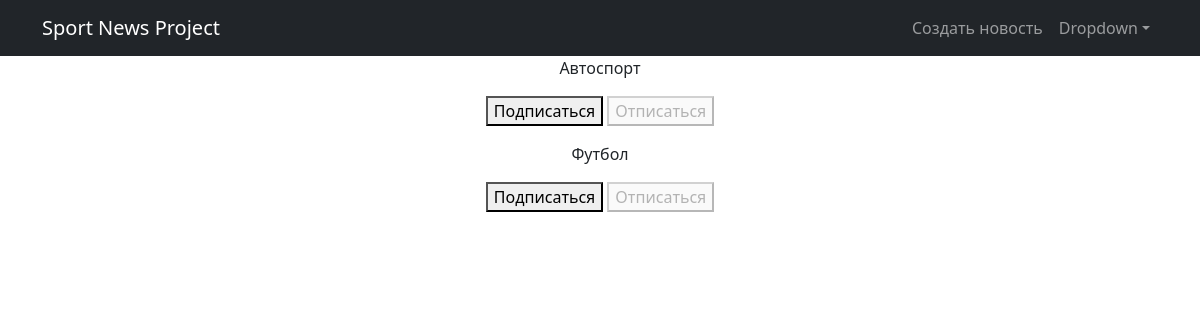
Before: /posts/subscriptions/ (signed in) with the older database file.
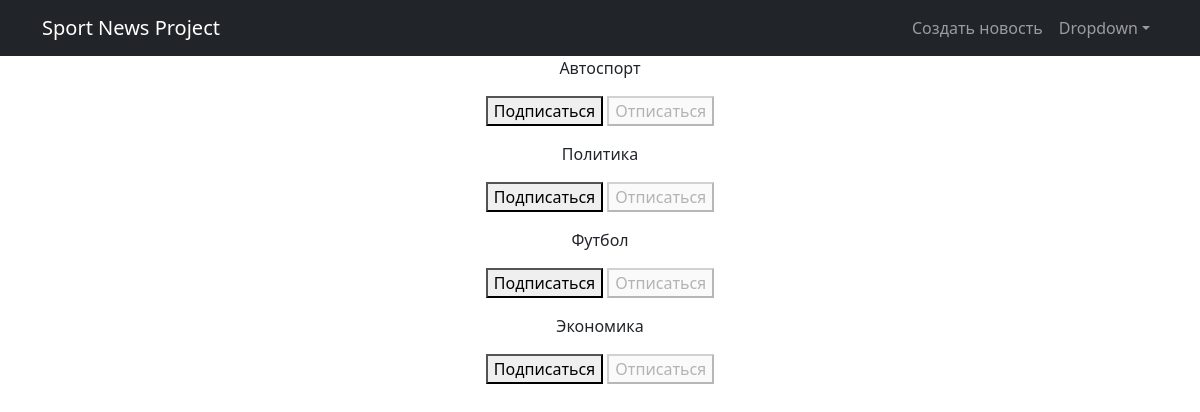
After: the same page with the newer database file.
### simpleapp/models.py (models this page shows, shortened)
class Category(models.Model):
    name = models.CharField(max_length=100, unique=True)

### simpleapp/views.py (the view, shortened to what this page needs)
# urls.py: path('subscriptions/', subscriptions, name='subscriptions'),
@login_required
@csrf_protect
def subscriptions(request):
    categories_with_subscriptions = Category.objects.annotate(
        user_subscribed=Exists(
            Subscriber.objects.filter(
                user=request.user,
                category=OuterRef('pk'),
            )
        )
    ).order_by('name')
    return render(
        request,
        'subscriptions.html',
        {'categories': categories_with_subscriptions},
    )

### templates/subscriptions.html (shortened to what this page needs)
{% extends 'flatpages/default.html' %}
{% block content %}
    {% for category in categories  %}
        <p>
            {{ category.name }}
            <form method="post">
                {% if category.user_subscribed %}
                    <button disabled>Подписаться</button>
                    <button name="action" value="unsubscribe">Отписаться</button>
                {% else %}
                    <button name="action" value="subscribe">Подписаться</button>
                    <button disabled>Отписаться</button>
                {% endif %}
            </form>
        </p>
    {% endfor %}
{% endblock content %}

Changed rows visible on the page:
added Category: name "Политика", shows "Подписаться"
added Category: name "Экономика", shows "Подписаться"
